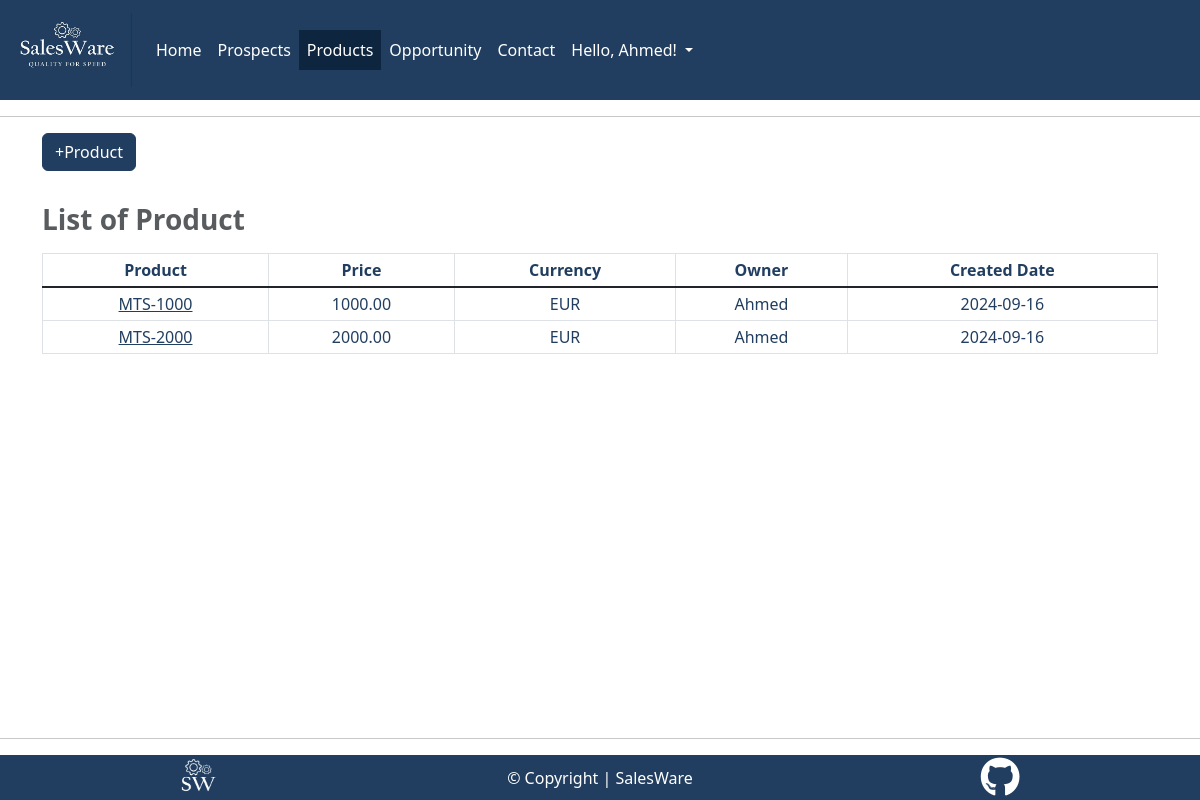
/product/ (signed in), run on the app's committed database.
### product/models.py (models this page shows, shortened)
class Product(models.Model):
    name = UpperCaseConverter(
        max_length=60,
        unique=True,
        default=None,
        null=False,
    )
    price = models.DecimalField(
        max_digits=10,
        decimal_places=2,
        default=None,
        null=False)
    CURRENCY_OPTIONS = (
        ('EUR', 'EUR'),
        ('USD', 'USD'),
        ('GBP', 'GBP')
    )
    currency = models.CharField(
        max_length=3,
        choices=CURRENCY_OPTIONS,
        default="EUR",
    )
    owner = models.ForeignKey(
        User, on_delete=models.CASCADE,
        default=None,
        null=False,
    )
    created_on = models.DateTimeField(
        auto_now_add=True, null=False,
    )
    updated_at = models.DateTimeField(
        auto_now=True, null=False,
    )
    class Meta:
        ordering = ["name"]

### product/views.py (the view)
class ProductList(generic.ListView):
    queryset = Product.objects.all().order_by('name')
    template_name = "product/product_list.html"
    paginate_by = 15

### product/templates/product/product_list.html (shortened to what this page needs)
{% extends "base.html" %}
{% load static %}
{% block content %}
{% if user.is_authenticated %}
<div class="container">
    <div class="row">
        <div class="col-4">
            <button type="button" class="btn btn-primary" data-bs-toggle="modal"
                data-bs-target="#open-create-new-product-modal" data-url="{% url 'product_create' %}">
                +Product
            </button>
        </div>
    </div>
</div>
<div class="container text-center mt-4">
    <div class="row">
        <div class="col-12 table-responsive-lg">
            <table class="table table-bordered table-hover table-sm">
                <caption class="caption-top h3 text-muted"><strong>List of Product</strong></caption>
                <thead>
                    <tr>
                        <th scope="col">Product</th>
                        <th scope="col">Price</th>
                        <th scope="col">Currency</th>
                        <th scope="col">Owner</th>
                        <th scope="col">Created Date</th>
                    </tr>
                </thead>
                <tbody class="table-group-divider">
                    {% for product in object_list %}
                    <tr>
                        <td>
                            <a href="#" data-bs-toggle="modal" data-bs-target="#open-product-detail-modal"
                                data-url="{% url 'product_detail' product.id %}"
                                class="salesware-txt-color">{{product.name}}</a>
                        </td>
                        <td>{{ product.price }}</td>
                        <td>{{ product.currency }}</td>
                        <td>{{ product.owner }}</td>
                        <td>{{ product.created_on | date:"Y-m-d" }}</td>
                    </tr>
                    {% endfor %}
                </tbody>
            </table>
        </div>
    </div>
</div>
{% endif %}
{% endblock content %}

### templates/base.html (shortened to what this page needs)
{% load static %}
{% url 'account_login' as login_url %}
{% url 'account_signup' as signup_url %}
{% url 'account_logout' as logout_url %}
{% url 'home' as home_url %}
{% url 'prospect_list' as prospect_url %}
{% url 'product_list' as product_url %}
{% url 'opportunity_list' as opportunity_url %}
{% url 'contact' as contact_url %}
<!DOCTYPE html>
<html lang="en">
<head>
    <link href="https://cdn.jsdelivr.net/npm/bootstrap@5.3.3/dist/css/bootstrap.min.css" rel="stylesheet"
>
    <link href="https://cdn.jsdelivr.net/npm/select2@4.1.0-rc.0/dist/css/select2.min.css" rel="stylesheet">
    <link rel="stylesheet" href="{% static 'css/style.css' %}">
</head>
<body>
    <header>
        <div class="container-fluid">
            <div class="row">
                <nav class="navbar navbar-expand-md">
                    <a class="navbar-brand text-white" href="/">
                        <img src="/static/images/medium_logo.jpg" alt="SalesWare Logo" width="132" height="74"
                            style="object-fit: cover;">
                    </a>
                    <div class="collapse navbar-collapse" id="navbarText">
                        <ul class="navbar-nav me-auto mb-2 mb-lg-0">
                            {% if user.is_authenticated %}
                            <li class="nav-item">
                                <a class="nav-link text-white {% if request.path == home_url %}active{% endif %}"
                                    href="/#">Home</a>
                            </li>
                            <li class="nav-item">
                                <a class="nav-link text-white {% if request.path == prospect_url %}active{% endif %}"
                                    href="{% url 'prospect_list' %}">Prospects</a>
                            </li>
                            <li class="nav-item">
                                <a class="nav-link text-white {% if request.path == product_url %}active{% endif %}"
                                    href="{% url 'product_list' %}">Products</a>
                            </li>
                            <li class="nav-item">
                                <a class="nav-link text-white {% if request.path == opportunity_url %}active{% endif %}"
                                    href="{% url 'opportunity_list' %}">Opportunity</a>
                            </li>
                            <li class="nav-item">
                                <a class="nav-link text-white {% if request.path == contact_url %}active{% endif %}"
                                    href="{% url 'contact' %}">Contact</a>
                            </li>
                            {% endif %}
                            <li class="nav-item dropdown">
                                {% if user.is_authenticated %}
                                <a class="nav-link dropdown-toggle" href="#" role="button" data-bs-toggle="dropdown"
                                    aria-expanded="false">
                                    Hello, {{ user.username }}!
                                </a>
                                {% endif %}
                            </li>
                        </ul>
                    </div>
                </nav>
            </div>
        </div>
    </header>
    <hr>
    <main>
        {% block content %}{% endblock content %}
    </main>
    <hr>
    <footer>
        <div class="container-fluid salesware-background-color text-white">
            <div class="row align-items-center">
                <div class="col text-center"><img src="/static/images/small_logo.jpg" alt="Small Logo" width="80"
                        height="45"></div>
                <div class="col d-none d-md-block text-center">&copy; Copyright | SalesWare</div>
                <div class="col text-center"><a href="https://github.com/ahmedcodein" target="_blank" rel="noopener"
                        aria-label="author's GitHub repository"><i
                            class="fa-brands fa-github pages-icons fs-1 text-white"></i></a></div>
            </div>
        </div>
    </footer>
</body>
</html>

### static/css/style.css (style rules this page uses)
html, body { height: 100vh; }
body { display: flex; flex-direction: column; }
main { flex-grow: 1; }
.salesware-background-color { background-color: #213E60; }
.salesware-txt-color { color: #213E60; }
.navbar { background-color: #213E60; color: #fff; }
.nav-link { color: #fff; background-color: #213E60; }
.navbar-nav .nav-link.active, .navbar-nav .nav-link.show { color: #fff; }
.nav-link.active { background-color: #0E253F; }
.table td, .table th { color: #213E60; }
caption { color: #213E60; }
.btn-primary { --bs-btn-color: #fff; --bs-btn-bg: #213E60; --bs-btn-border-color: #213E60; --bs-btn-hover-color: #fff; --bs-btn-hover-bg: #213E60; --bs-btn-hover-border-color: #213E60; --bs-btn-focus-shadow-rgb: 49, 132, 253; --bs-btn-active-color: #fff; --bs-btn-active-bg: #213E60; --bs-btn-active-border-color: #213E60; --bs-btn-active-shadow: inset 0 3px 5px rgba(0, 0, 0, 0.125); --bs-btn-disabled-color: #fff; --bs-btn-disabled-bg: #213E60; --bs-btn-disabled-border-color: #213E60; }

### data on the page
Product: name "MTS-1000", price "1000.00", currency "EUR", owner "Ahmed", created_on "2024-09-16"
Product: name "MTS-2000", price "2000.00", currency "EUR", owner "Ahmed", created_on "2024-09-16"

### other printed values
{{ user.username }} "Ahmed"
